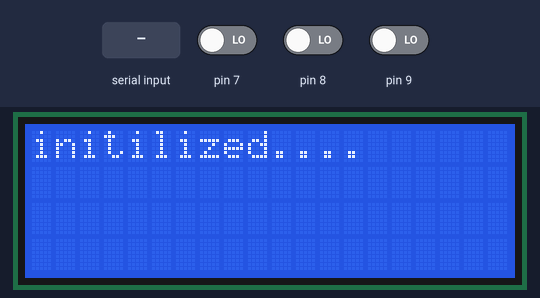
A sketch run on a simulated Arduino Uno, built with avr-gcc and run on an emulated ATmega328P. Parts: 20×4 character LCD. The test bench sets the inputs (shaded band); at power-on: pin 7 LOW, pin 8 LOW, pin 9 LOW. What the sketch prints to the serial monitor is not drawn.

Above: at 1.2 s.
1.3 s: byte 0 ('\0') received over Serial
At 2.0 s:
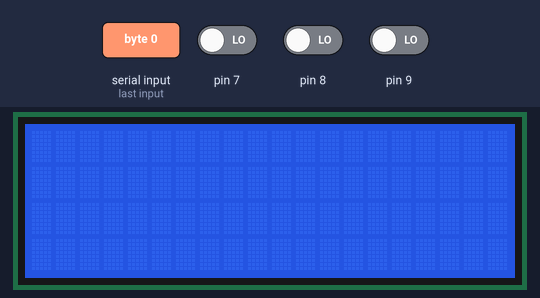
2.8 s: "1" received over Serial
4.3 s: "0" received over Serial
At 5.4 s:
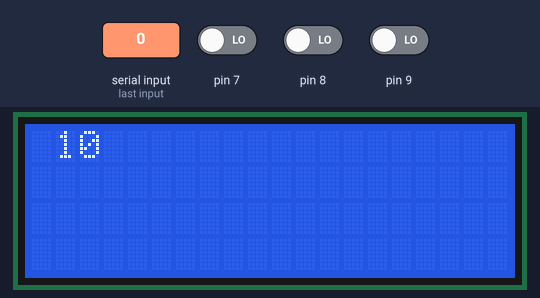
Timing chart, 0 to 7.3 s (numbered marks = the images above; inputs shaded):
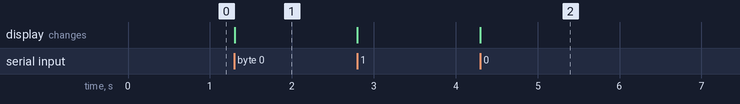

Measured:
- after the input at 1.3 s, the display: changes at once (image 1)
- after the input at 4.3 s, the display: changes at once (image 2)

The sketch:

lcd_real.ino
```cpp
#include <LiquidCrystal.h>

// initialize the library with the numbers of the interface pins
LiquidCrystal lcd(12, 11, 5, 4, 3, 2);

void setup(){
    // set up the LCD's number of columns and rows:
  lcd.begin(20, 4);
  // initialize the serial communications:
  Serial.begin(9600);
  Serial.println("initialized");
  lcd.println("initilized....");
  delay(10);
  //9 & 8 dio
  pinMode(9, INPUT);
  pinMode(8, INPUT);
  pinMode(7, INPUT);
}
int line_1 = 1;
int line_2 = 2;
int line_3 = 3;
int line_4 = 4;
int arr[] = {line_1,line_2,line_3,line_4};
int i = 0;
int x = 0;

int oldD1 = 0;
int oldD2 = 0;
int oldD3 = 0;
boolean forward = false;
boolean backward = false;
int lastPos = 0;
void loop(){
  int d1 = digitalRead(9);
  int d2 = digitalRead(8);
  int d3 = digitalRead(7);
  if(d2 != oldD2){
    oldD2 = d2;
    if(d2 == 1){
      forward = false;
      backward = true;
    }
    //    Serial.print("8:");
    // Serial.println(d2);
  }
  if(d3 != oldD3){
    oldD3 = d3;
    if(d3 == 1){
      forward = true;
      backward = false;

    }
    //    Serial.print("7:");
    //    Serial.println(d3);
  }
  if(forward==true && backward==false){
    Serial.println(">");
    forward = false;
    backward = false;
    lastPos = 1;
  }
  if(backward==true && forward==false){
    Serial.println("<");
	forward = false;
	backward = false;
	lastPos = -1;
  }


  while (Serial.available() > 0){
    char k = Serial.read();
    if(k == '\0'){
      lcd.clear();
    }
    lcd.write(k);
      }
}
```
